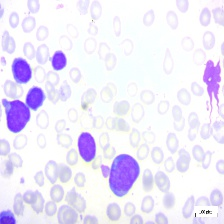
#> input picture dataset/benign/WBC-Benign-001.jpg, 224 x 224 px; its folder holds only this picture in this run
$ jupyter execute --allow-errors feature_extract_new.ipynb   (older library calls are emulated)
#> lines starting #> are read from the running program, lines starting #| are printed output that depends on the picture; after the words box and inside, x2 and y2 are one past the last pixel; in counts of white or black regions, pixels touching at a corner belong together; long printed decimals are rounded
[cell 1]
import cv2
import numpy as np
import os
import matplotlib.pyplot as plt
import seaborn as sns
from skimage.feature import graycomatrix, graycoprops
from sklearn.model_selection import train_test_split
from sklearn.preprocessing import StandardScaler
from sklearn.metrics import (classification_report,confusion_matrix,
                             accuracy_score,precision_score,recall_score,f1_score,
                            roc_curve,auc,matthews_corrcoef,
                             cohen_kappa_score)
from sklearn.tree import DecisionTreeClassifier
from sklearn.svm import SVC
from sklearn.naive_bayes import GaussianNB
from sklearn.ensemble import RandomForestClassifier , GradientBoostingClassifier
from xgboost import XGBClassifier
import pandas as pd
import warnings


BASE_DATA_DIR = 'dataset'
class_names = ['Benign', 'Malignant']

warnings.filterwarnings("ignore")

[cell 2]
# Function to Extract Features from a Single Contour

def get_single_cell_features(img_gray, cnt):

    # 1. Morphological Features
    nucleus_area = cv2.contourArea(cnt)

    # Filter out very small contours
    if nucleus_area < 50:
        return None

    nucleus_perimeter = cv2.arcLength(cnt, True)

    # Bounding box for approximate cell area
    x, y, w, h = cv2.boundingRect(cnt)
    total_cell_area_proxy = w * h

    # Nucleus to Cytoplasm Ratio (N/C Ratio)
    nc_ratio = nucleus_area / total_cell_area_proxy if total_cell_area_proxy > 0 else 0

    # Circularity
    circularity = (4 * np.pi * nucleus_area) / (nucleus_perimeter**2) if nucleus_perimeter > 0 else 0

    # 2. Texture Features (GLCM) on the nucleus region
    cropped_nucleus = img_gray[y:y+h, x:x+w]

    if cropped_nucleus.size == 0 or np.all(cropped_nucleus == 0):
        return None

    # Reduce intensity levels to 64 for GLCM for stability and computation speed
    cropped_nucleus_small = (cropped_nucleus / 4).astype(np.uint8)


    # Create GLCM (gray level co-occurence matrix
    glcm = graycomatrix(cropped_nucleus_small,
                        distances=[1],
                        angles=[0, np.pi/4, np.pi/2, 3*np.pi/4],
                        levels=64,
                        symmetric=True,
                        normed=True)

    # Extract mean GLCM properties across all angles
    contrast = np.mean(graycoprops(glcm, 'contrast'))
    energy = np.mean(graycoprops(glcm, 'energy'))
    correlation = np.mean(graycoprops(glcm, 'correlation'))
    homogeneity = np.mean(graycoprops(glcm, 'homogeneity'))
    # dissimilarity = np.mean(graycoprops(glcm, 'dissimilarity'))
    # entropy = np.mean(graycoprops(glcm,'entropy'))

    # Advanced GLCM (Entropy & Shade)
    i, j = np.ogrid[:256, :256]
    entropy = np.mean([-np.sum(glcm[:,:,0,a] * np.log2(glcm[:,:,0,a] + (glcm[:,:,0,a]==0))) for a in range(4)])


    # 3. Compile Features
    features = [
        nc_ratio,
        nucleus_area,
        nucleus_perimeter,
        circularity,
        contrast,
        energy,
        correlation,
        homogeneity,
        # dissimilarity,
        # entropy
    ]
    # labels = np.array(label_list) # 0 for Benign, 1 for Malignant
    return features

[cell 3]
def create_superpixel_means(image_rgb, labels):
        """Average color for each superpixel"""
        superpixel_means = np.zeros_like(image_rgb)
        unique_labels = np.unique(labels)

        for label in unique_labels:
            mask = (labels == label)
            if np.any(mask):
                mean_color = np.mean(image_rgb[mask], axis=0).astype(np.uint8)
                superpixel_means[mask] = mean_color

        return superpixel_means

[cell 4]
#Main Feature Extraction Function (Handles multiple cells per image)
def extract_features_from_image(image_path):
#> called with image_path = 'dataset/benign/WBC-Benign-001.jpg'
    all_cell_features = []
    try:
        img_bgr = cv2.imread(image_path)
#> img_bgr is the input picture: shape (224, 224, 3); mean B, G, R 249.6, 233, 238
        if img_bgr is None:
            return all_cell_features

        # [9 lines of commented-out code are left out]

        img_gray = cv2.cvtColor(img_bgr, cv2.COLOR_BGR2GRAY)
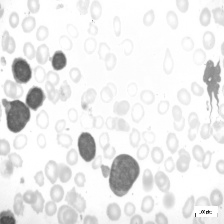
#> img_gray: shape (224, 224); min 30, max 255, mean 236.4

        #Segmentation
        # Otsu's thresholding to get a  binary mask of all nucleus basically converting image of nucleus to white pixel
        #and remaining others are dark or black pixel

        _, thresh = cv2.threshold(img_gray, 0, 255, cv2.THRESH_BINARY_INV + cv2.THRESH_OTSU)
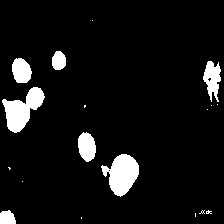
#> thresh: shape (224, 224); 7.3% white; 18 white regions (11 under 20 px)

        #Find ALL Contours (for cells) , each image cells has more than one contour because its multi cell image
        contours, _ = cv2.findContours(thresh, cv2.RETR_LIST, cv2.CHAIN_APPROX_SIMPLE)
#> contours = 22 contours, 15 with area under 20; largest, box (x1, y1, x2, y2) and area: (101, 154, 139, 197) 935, (2, 87, 45, 133) 914, (203, 61, 221, 102) 394, (78, 132, 96, 162) 376, (12, 58, 32, 83) 356, (52, 51, 66, 70) 193, (0, 210, 16, 224) 160

        if not contours:
            return all_cell_features

        #Iterate and extract features for each contour
        for cnt in contours:
            features = get_single_cell_features(img_gray, cnt)
            if features is not None:
                all_cell_features.append(features)
#> this loop made 22 passes
#> (nucleus_area in get_single_cell_features, nucleus_perimeter in get_single_cell_features, x in get_single_cell_features, y in get_single_cell_features, w in get_single_cell_features, h in get_single_cell_features, total_cell_area_proxy in get_single_cell_features, nc_ratio in get_single_cell_features) on passes 7, 11, 12, 17, 19, 20, 21: (160, 51.31, 0, 210, 16, 14, 224, 0.714), (935, 145.2, 101, 154, 38, 43, 1634, 0.572), (375.5, 78.18, 78, 132, 18, 30, 540, 0.695), (913.5, 160.1, 2, 87, 43, 46, 1978, 0.462), (394, 135.7, 203, 61, 18, 41, 738, 0.534), (355.5, 73.36, 12, 58, 20, 25, 500, 0.711), (193, 52.63, 52, 51, 14, 19, 266, 0.726)
#> after the loop, all_cell_features = 7 items

        return all_cell_features

    except Exception as e:
        print(f"Error processing {image_path}: {e}")
        return all_cell_features

[cell 5]
#Loads images from dataset folder and calls extract features  function to get all cell features
def load_and_extract_data(base_dir):
    features_list = []
    labels_list = []

    class_mapping = {'benign': 0, 'malignant': 1}

    for class_name, label in class_mapping.items():
        folder_path = os.path.join(base_dir, class_name)
        if not os.path.isdir(folder_path):
            continue

        print(f"Processing images in: {class_name} ({label})")
        for filename in os.listdir(folder_path):
            if filename.lower().endswith(('.png', '.jpg', '.jpeg')):
                image_path = os.path.join(folder_path, filename)


                # Extract features for all cells in this image
                cells_features = extract_features_from_image(image_path)
#> cells_features = 7 items

                # Assign the images label to each cell features
                for features in cells_features:
                    features_list.append(features)
                    labels_list.append(label)
#> this loop made 7 passes
#> features on passes 1 to 7: [0.714, 160, 51.31, 0.764, 22.62, 0.0919, 0.909, 0.313], [0.572, 935, 145.2, 0.557, 18.57, 0.164, 0.946, 0.473], [0.695, 375.5, 78.18, 0.772, 34.77, 0.137, 0.866, 0.432], [0.462, 913.5, 160.1, 0.448, 26.48, 0.197, 0.948, 0.48], [0.534, 394, 135.7, 0.269, 34.22, 0.13, 0.836, 0.419], [0.711, 355.5, 73.36, 0.83, 34.18, 0.0935, 0.893, 0.328], [0.726, 193, 52.63, 0.876, 39.14, 0.119, 0.829, 0.331]
#> after the loop, features_list = 7 items; labels_list = [0, 0, 0, 0, 0, 0, 0]
#> pass 2 of the loop in load_and_extract_data, `for class_name, label in class_mapping.items():`:
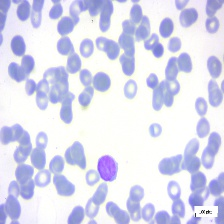
#> input picture dataset/malignant/WBC-Malignant-Pre-001.jpg, 224 x 224 px
#> in extract_features_from_image, img_bgr is the input picture: shape (224, 224, 3); mean B, G, R 239.8, 219.8, 218.8
#> in extract_features_from_image (call 2), `img_gray = cv2.cvtColor(img_bgr, cv2.COLOR_BGR2GRAY)`:
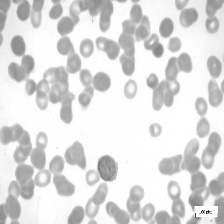
#> img_gray: shape (224, 224); min 29, max 255, mean 221.8
#> in extract_features_from_image (call 2), `_, thresh = cv2.threshold(img_gray, 0, 255, cv2.THRESH_BINARY_INV + cv..`:
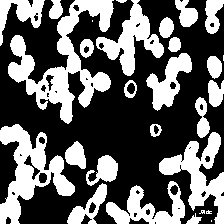
#> thresh: shape (224, 224); 38.8% white; 28 white regions (5 under 20 px)
#> contours = 65 contours, 24 with area under 20; largest, box (x1, y1, x2, y2) and area: (8, 0, 114, 124) 4090, (0, 124, 75, 224) 3018, (159, 132, 224, 224) 2111, (96, 0, 164, 76) 1732, (106, 181, 185, 224) 1478
#> the loop in extract_features_from_image (call 2), `for cnt in contours:` made 65 passes
#> (nucleus_area in get_single_cell_features, nucleus_perimeter in get_single_cell_features, x in get_single_cell_features, y in get_single_cell_features, w in get_single_cell_features, h in get_single_cell_features, total_cell_area_proxy in get_single_cell_features, nc_ratio in get_single_cell_features) on passes 2, 10, 14, 15, 16, 17, 21, 22: (65, 46.97, 186, 213, 16, 11, 176, 0.369), (64.5, 32.38, 88, 201, 9, 13, 117, 0.551), (70, 31.8, 169, 184, 10, 12, 120, 0.583), (612.5, 166.3, 67, 183, 40, 41, 1640, 0.373), (1478.5, 355.5, 106, 181, 79, 43, 3397, 0.435), (83, 34.14, 38, 172, 10, 12, 120, 0.692), (479.5, 145.8, 86, 155, 32, 31, 992, 0.483), (129.5, 71.84, 23, 154, 18, 27, 486, 0.266)
#> after the loop in extract_features_from_image (call 2), `for cnt in contours:`: all_cell_features = 28 items
#> the loop in load_and_extract_data, `for features in cells_features:` made 28 passes
#> features on passes 1 to 7: [0.369, 65, 46.97, 0.37, 113.6, 0.139, 0.586, 0.379], [0.551, 64.5, 32.38, 0.773, 10.75, 0.118, 0.778, 0.353], [0.583, 70, 31.8, 0.87, 14.06, 0.129, 0.797, 0.355], [0.373, 612.5, 166.3, 0.278, 9.5, 0.222, 0.936, 0.572], [0.435, 1478.5, 355.5, 0.147, 8.51, 0.344, 0.942, 0.6], [0.692, 83, 34.14, 0.895, 9.65, 0.122, 0.787, 0.342], [0.483, 479.5, 145.8, 0.284, 18.23, 0.157, 0.921, 0.446]
#> after the loop in load_and_extract_data, `for features in cells_features:`: features_list = 35 items; labels_list = 35 values from 0 to 1
    # Create DataFrame with exact column names from your feature list
    columns = ['nc_ratio', 'nucleus_area', 'nucleus_perimeter', 'circularity',
               'contrast', 'energy', 'correlation', 'homogeneity']

    # Convert to pandas DataFrame (handles both single and multi-cell images)
    X_df = pd.DataFrame(features_list, columns=columns)
#> X_df = table of 35 rows and 8 columns
    y_df = pd.Series(labels_list, name='label')

    # [4 lines of commented-out code are left out]
    return X_df, y_df ,X_df

[cell 6]
X,y,df = load_and_extract_data(BASE_DATA_DIR)
#> X = table of 35 rows and 8 columns; df = table of 35 rows and 8 columns
df
#> Out = table of 35 rows and 8 columns

[cell 7]
X
#> Out = table of 35 rows and 8 columns

[cell 8]
X.to_csv('blood_cell_data__image_features.csv',index=False)

[cell 9]
from sklearn.model_selection import train_test_split

X_train,X_test,y_train,y_test = train_test_split(X,y,test_size=0.30,random_state=42)
#> X_train = table of 24 rows and 8 columns; X_test = table of 11 rows and 8 columns

[cell 10]
# [15 lines of commented-out code are left out]

[cell 11]
'''function to plot ROC AUC curves and confusion matrix for both class benign and malignant'''

def plot_roc_auc_curves(model, X_test, y_test,y_pred,cm, model_name):
    # 1. Generate Predictions and Probabilities
    # y_pred = model.predict(X_test)
    y_probs = model.predict_proba(X_test)[:, 1] # Probability of being Malignant

    # 2. Calculate Advanced Metrics
    fpr, tpr, _ = roc_curve(y_test, y_probs)
    roc_auc = auc(fpr, tpr)
    mcc = matthews_corrcoef(y_test, y_pred)
    kappa = cohen_kappa_score(y_test, y_pred)

    # 3. Plotting the ROC Curve
    fig, (ax1,ax2) = plt.subplots(1,2,figsize=(12,7))

    ax1.plot(fpr, tpr, color='darkorange', lw=2, label=f'AUC = {roc_auc:.4f}')
    ax1.plot([0, 1], [0, 1], color='navy', linestyle='--')
    ax1.set_title(f'ROC Curve: {model_name}')
    ax1.set_xlabel('False Positive Rate (1 - Specificity)')
    ax1.set_ylabel('True Positive Rate (Sensitivity)')
    ax1.legend(loc="lower right")
    ax1.grid(alpha=0.3)

    sns.heatmap(cm, annot=True, fmt='d', cmap='Blues', xticklabels=class_names, yticklabels=class_names)
    ax2.set_title(f'Confusion Matrix: {model_name}')
    ax2.set_xlabel('Predicted Label')
    ax2.set_ylabel('Actual Label')
    ax2.set_xticklabels(['Benign', 'Malignant'])
    ax2.set_yticklabels(['Benign', 'Malignant'])

    # 4. Print Summary Table
    # print(f"\n{'='*20} {model_name.upper()} REPORT {'='*20}")
    print(f"MCC Score:   {mcc:.4f}")
    print(f"Kappa Score: {kappa:.4f}")
    print(f"AUC-ROC:     {roc_auc:.4f}")
    print(f"{'='*50}\n")

    plt.tight_layout()
    plt.show()

[cell 12]
scaler = StandardScaler()
X_train_scaled = scaler.fit_transform(X_train)
X_test_scaled = scaler.transform(X_test)

svm_model = SVC(kernel='rbf',probability=True,C=10,gamma='scale',random_state=42)
svm_model.fit(X_train_scaled,y_train)

y_pred = svm_model.predict(X_test_scaled)
#> y_pred = [1, 0, 1, 1, 1, 1, 1, 1, 1, 1, 1]

print(f"Accuracy : {accuracy_score(y_test,y_pred):.4f}")
#| Accuracy : 0.9091
print("\nClassification Report (0: Benign, 1: Malignant):")
print(classification_report(y_test, y_pred, target_names=class_names))
#|               precision    recall  f1-score   support
#|       Benign       0.00      0.00      0.00         0
#|    Malignant       1.00      0.91      0.95        11
#|     accuracy                           0.91        11
#|    macro avg       0.50      0.45      0.48        11
#| weighted avg       1.00      0.91      0.95        11
print('Precision Score : ',precision_score(y_test,y_pred))
#| Precision Score :  1.0
print('Recall Score : ',recall_score(y_test, y_pred))
#| Recall Score :  0.9091
print('F1-score : ',f1_score(y_test, y_pred))
#| F1-score :  0.9524

print("\nConfusion Matrix (Actual Rows, Predicted Columns):")
cm = confusion_matrix(y_test, y_pred)
#> cm = [[0, 0], [1, 10]]

print("\n Plotting ROC AUC Curve and Confusion Matrix")
plot_roc_auc_curves(svm_model, X_test, y_test, y_pred,cm ,'SVM')
#> in plot_roc_auc_curves, `mcc = matthews_corrcoef(y_test, y_pred)`: mcc = 0
#| MCC Score:   0.0000
#| Kappa Score: 0.0000
#> in plot_roc_auc_curves, `plt.show()`:
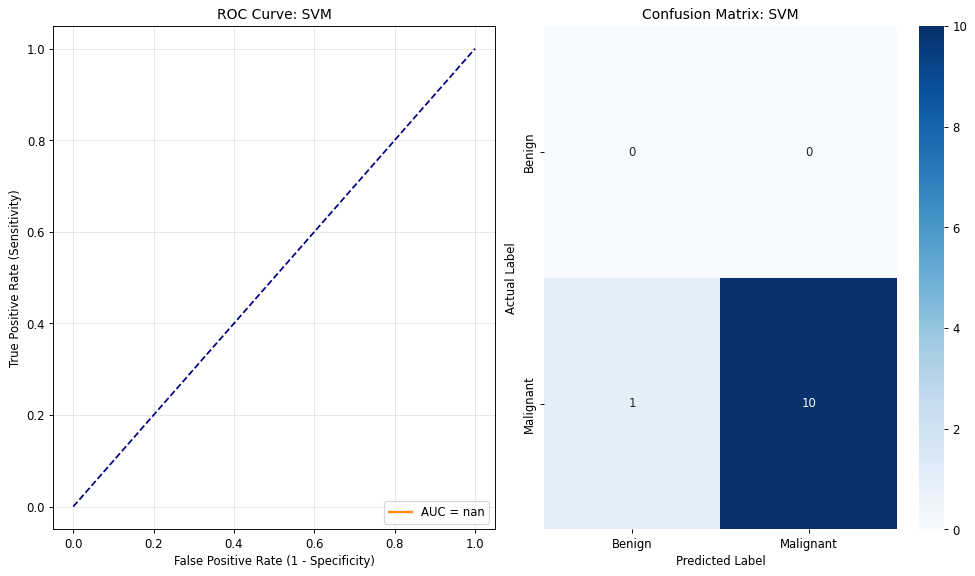
#> figure drawn by matplotlib, 3 panels

[cell 13]
#Decision Trees

dtree_model  = DecisionTreeClassifier(max_depth=10,min_samples_split=5,min_samples_leaf=2,random_state=42)
dtree_model.fit(X_train,y_train)

#evaluation
y_pred = dtree_model.predict(X_test)
#> y_pred = [1, 0, 1, 1, 1, 1, 1, 1, 1, 0, 1]

print(f"Accuracy : {accuracy_score(y_test,y_pred):.4f}")
#| Accuracy : 0.8182
print("\nClassification Report (0: Benign, 1: Malignant):")
print(classification_report(y_test, y_pred, target_names=class_names))
#|               precision    recall  f1-score   support
#|       Benign       0.00      0.00      0.00         0
#|    Malignant       1.00      0.82      0.90        11
#|     accuracy                           0.82        11
#|    macro avg       0.50      0.41      0.45        11
#| weighted avg       1.00      0.82      0.90        11
print('Precision Score : ',precision_score(y_test,y_pred))
#| Precision Score :  1.0
print('Recall Score : ',recall_score(y_test, y_pred))
#| Recall Score :  0.8182
print('F1-score : ',f1_score(y_test, y_pred))
#| F1-score :  0.9

cm = confusion_matrix(y_test, y_pred)
#> cm = [[0, 0], [2, 9]]

print("\n** Plotting ROC AUC Curve and Confusion Matrix. **")
plot_roc_auc_curves(dtree_model, X_test, y_test,y_pred,cm, 'DecisionTree')
#> call 2 of plot_roc_auc_curves, with y_pred = array of shape (11,), cm = array of shape (2, 2), model_name = 'DecisionTree'
#| MCC Score:   0.0000
#| Kappa Score: 0.0000
#> in plot_roc_auc_curves (call 2), `plt.show()`:
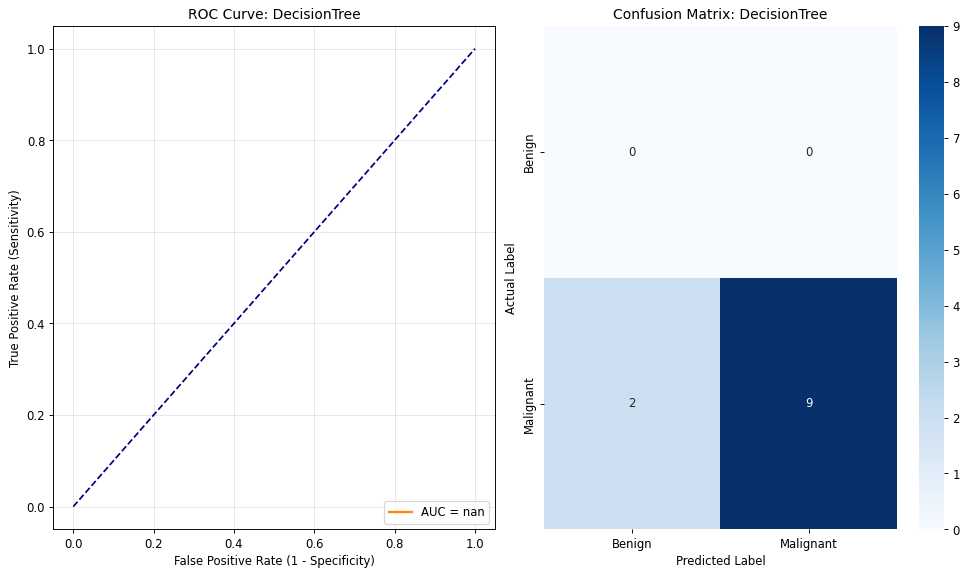
#> figure drawn by matplotlib, 3 panels

[cell 14]
#guassian naive bayes

nb_model = GaussianNB()
nb_model.fit(X_train,y_train)

y_pred = nb_model.predict(X_test)
#> y_pred = [0, 0, 0, 0, 1, 0, 0, 0, 1, 1, 0]
print(f"Accuracy : {accuracy_score(y_test,y_pred):.4f}")
#| Accuracy : 0.2727
print("\nClassification Report (0: Benign, 1: Malignant):")
print(classification_report(y_test, y_pred, target_names=class_names))
#|               precision    recall  f1-score   support
#|       Benign       0.00      0.00      0.00         0
#|    Malignant       1.00      0.27      0.43        11
#|     accuracy                           0.27        11
#|    macro avg       0.50      0.14      0.21        11
#| weighted avg       1.00      0.27      0.43        11
print('Precision Score : ',precision_score(y_test,y_pred))
#| Precision Score :  1.0
print('Recall Score : ',recall_score(y_test, y_pred))
#| Recall Score :  0.2727
print('F1-score : ',f1_score(y_test, y_pred))
#| F1-score :  0.4286

cm = confusion_matrix(y_test, y_pred)
#> cm = [[0, 0], [8, 3]]

print("\n Plotting ROC AUC Curve and Confusion Matrix")
plot_roc_auc_curves(nb_model, X_test, y_test,y_pred,cm, 'NaiveBayes')
#> call 3 of plot_roc_auc_curves, with y_pred = array of shape (11,), cm = array of shape (2, 2), model_name = 'NaiveBayes'
#| MCC Score:   0.0000
#| Kappa Score: 0.0000
#> in plot_roc_auc_curves (call 3), `plt.show()`:
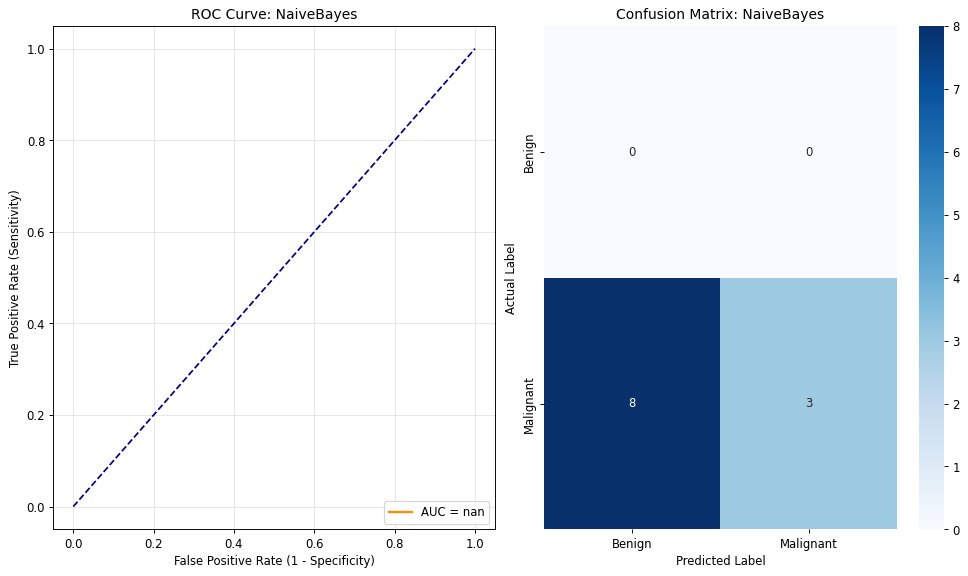
#> figure drawn by matplotlib, 3 panels

[cell 15]
#Random Forest

rf_model  = RandomForestClassifier(n_estimators=100, max_depth=10,random_state=42)
rf_model.fit(X_train,y_train)

y_pred = rf_model.predict(X_test)
#> y_pred = [1, 0, 1, 1, 1, 1, 1, 1, 1, 1, 1]
print(f"Accuracy : {accuracy_score(y_test,y_pred):.4f}")
#| Accuracy : 0.9091
print("\nClassification Report (0: Benign, 1: Malignant):")
print(classification_report(y_test, y_pred, target_names=class_names))
#|               precision    recall  f1-score   support
#|       Benign       0.00      0.00      0.00         0
#|    Malignant       1.00      0.91      0.95        11
#|     accuracy                           0.91        11
#|    macro avg       0.50      0.45      0.48        11
#| weighted avg       1.00      0.91      0.95        11
print('Precision Score : ',precision_score(y_test,y_pred))
#| Precision Score :  1.0
print('Recall Score : ',recall_score(y_test, y_pred))
#| Recall Score :  0.9091
print('F1-score : ',f1_score(y_test, y_pred))
#| F1-score :  0.9524

cm = confusion_matrix(y_test, y_pred)
#> cm = [[0, 0], [1, 10]]

print("\n** Plotting ROC AUC Curve and Confusion Matrix. **")
plot_roc_auc_curves(rf_model, X_test, y_test,y_pred,cm, 'RandomForest')
#| MCC Score:   0.0000
#| Kappa Score: 0.0000

#> (a cell that did not finish here is left out)

[cell 17]
#Gradient Boosting

gboost_model = GradientBoostingClassifier(
                n_estimators=100,
                max_depth=10,
                learning_rate=0.2,
                random_state=42)

gboost_model.fit(X_train,y_train)

y_pred = gboost_model.predict(X_test)
print(f"Accuracy : {accuracy_score(y_test,y_pred):.4f}")
#| Accuracy : 0.9091
print("\nClassification Report (0: Benign, 1: Malignant):")
print(classification_report(y_test, y_pred, target_names=class_names))
#|               precision    recall  f1-score   support
#|       Benign       0.00      0.00      0.00         0
#|    Malignant       1.00      0.91      0.95        11
#|     accuracy                           0.91        11
#|    macro avg       0.50      0.45      0.48        11
#| weighted avg       1.00      0.91      0.95        11
print('Precision Score : ',precision_score(y_test,y_pred))
#| Precision Score :  1.0
print('Recall Score : ',recall_score(y_test, y_pred))
#| Recall Score :  0.9091
print('F1-score : ',f1_score(y_test, y_pred))
#| F1-score :  0.9524


cm = confusion_matrix(y_test, y_pred)

print("\n** Plotting ROC AUC Curve and Confusion Matrix. **")
plot_roc_auc_curves(gboost_model, X_test, y_test,y_pred,cm, 'GBoost')
#| MCC Score:   0.0000
#| Kappa Score: 0.0000
